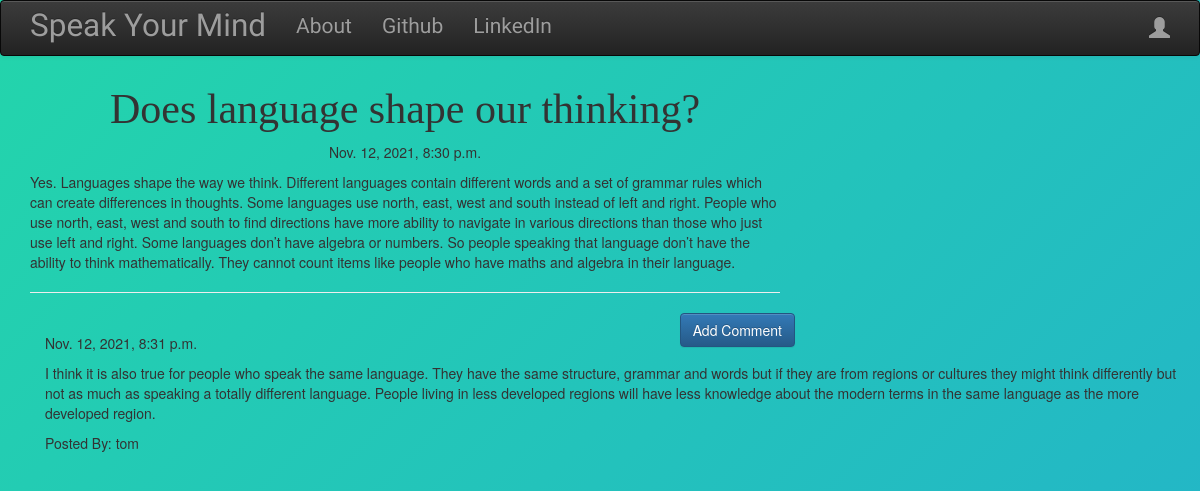
/post/6, run on the app's committed database.
### blog/models.py (models this page shows, shortened)
class Post(models.Model):
    author = models.ForeignKey('auth.User',on_delete = models.CASCADE)
    title = models.CharField(max_length = 200)
    text = models.TextField()
    created_date = models.DateTimeField(default = timezone.now)
    published_date = models.DateTimeField(blank=True,null=True)

class Comment(models.Model):
    post = models.ForeignKey('blog.Post',related_name='comments',on_delete = models.CASCADE)
    author = models.CharField(max_length = 200)
    text = models.TextField()
    created_date = models.DateTimeField(default = timezone.now)
    approved_comment = models.BooleanField(default = False)

### blog/views.py (the view)
# urls.py: url(r'^post/(?P<pk>\d+)$',views.PostDetailView.as_view(),name='post_detail'),
class PostDetailView(DetailView):
    model = Post

### blog/templates/blog/post_detail.html (shortened to what this page needs)
{% extends "blog/base.html" %}
{% block content %}
<h1 class="posttitle loader">{{post.title}}</h1>
{% if post.published_date %}
  <div class="date postdate">
    {{post.published_date}}
  </div>
{% else %}
  <a class = "btn btn-default" href="{% url 'post_publish' pk=post.pk %}">Publish</a>
{% endif %}
<p class = 'postcontent'>{{post.text|safe|linebreaksbr}}</p>
<hr>
<a class = "btn btn-primary btn-comment" href="{% url 'add_comment_to_post' pk=post.pk %}">Add Comment</a>
<div class="container">
  {% for comment in post.comments.all %}
  <br>
  {% if user.is_authenticated or comment.approved_comment %}
    {{comment.created_date }}
  <p>{{comment.text|safe|linebreaks}}</p>
  <p>Posted By: {{comment.author}}</p>
  {% endif %}
  {% empty %}
  <p>No Comments</p>
  {% endfor %}
</div>
{% endblock %}

### blog/static/css/blog.css (style rules this page uses)
.postdate { text-align: center; }
.posttitle { font-family: 'Montagu Slab', serif; font-size: 3em; text-align: center; }
.postcontent { font-family: 'Playfair Display', serif; font-size: 1.5em; }
.btn-comment { position: absolute; right: 0px; }
.loader { filter:hue-rotate(0deg); color:linear-gradient(45deg,#0f8,#08f); animation:hue 10000ms infinite linear; }
body { background: linear-gradient(-45deg, #ee7752, #e73c7e, #23a6d5, #23d5ab); background-size: 400% 400%; animation: gradient 15s ease infinite; height: 100vh; }

### data on the page
Post: title "Does language shape our thinking?", published_date "Nov. 12, 2021, 8:30 p.m.", text "Yes. Languages shape the way we think. Different languages contain different words and a set of grammar rules which can create differences in thoughts. Some languages use north, east, west and south instead of left and right. People who use north, east, west and south to find directions have more ability to navigate in various directions than those who just use left and right. Some languages don’t have algebra or numbers. So people speaking that language don’t have the ability to think mathematically. They cannot count items like people who have maths and algebra in their language."
Comment: created_date "Nov. 12, 2021, 8:31 p.m.", text "I think it is also true for people who speak the same language. They have the same structure, grammar and words but if they are from regions or cultures they might think differently but not as much as speaking a totally different language. People living in less developed regions will have less knowledge about the modern terms in the same language as the more developed region.", author "tom"
